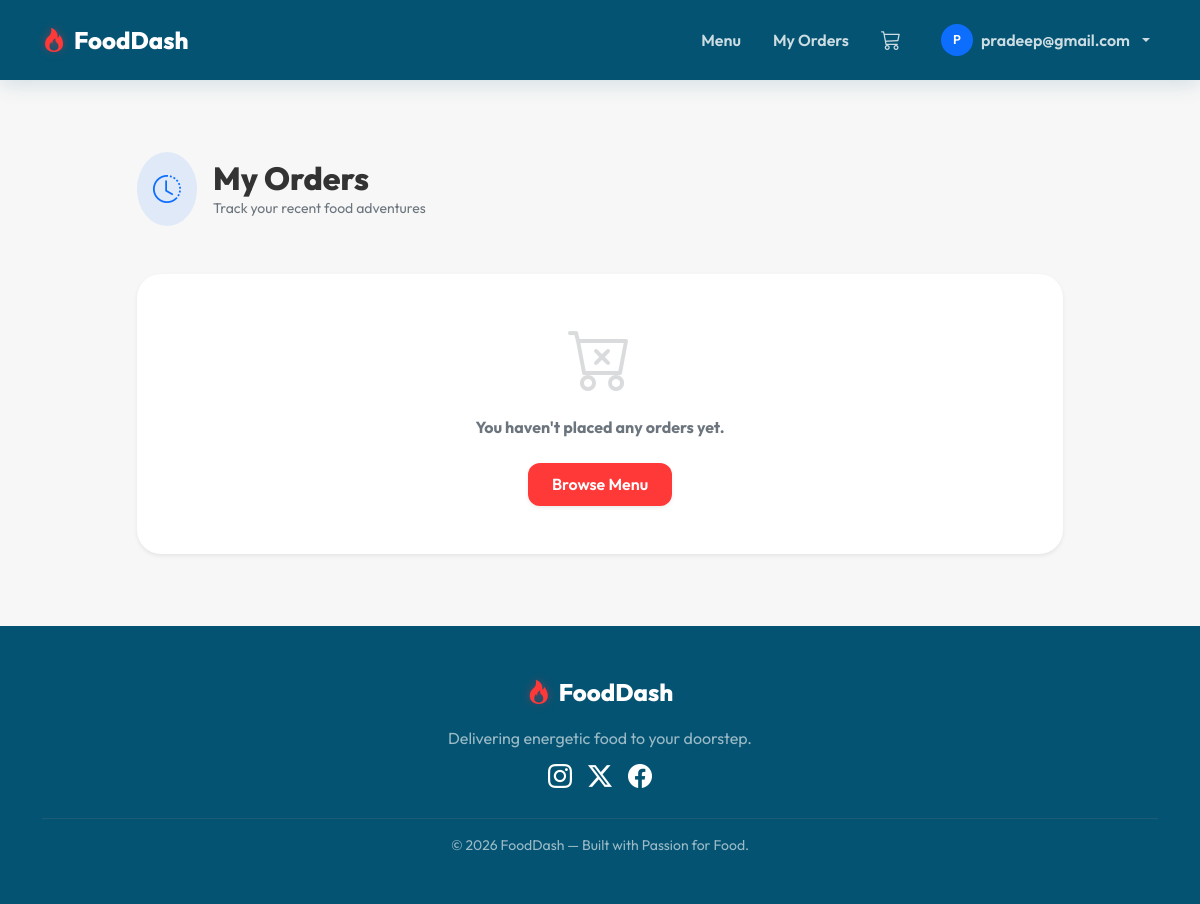
The app's page /my-orders (signed in), older data.
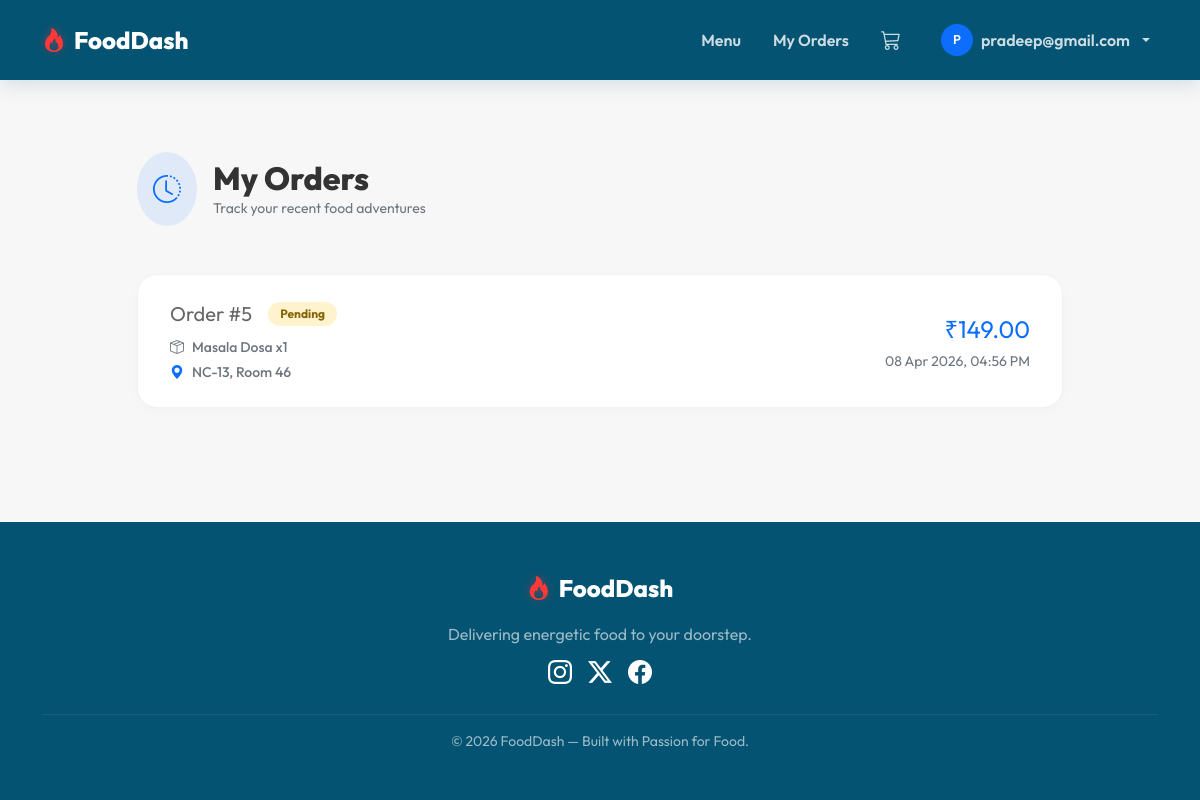
The same page, newer data.
### backent/models.py (models this page shows, shortened)
class Order(db.Model):
    __tablename__ = "orders"
    id = db.Column(db.Integer, primary_key=True)
    user_id = db.Column(db.Integer, db.ForeignKey("users.id"), nullable=False)
    items_summary = db.Column(db.Text, nullable=False)
    total_price = db.Column(db.Float, nullable=False)
    delivery_address = db.Column(db.Text, nullable=False)
    status = db.Column(db.String(30), nullable=False, default="Pending")
    created_at = db.Column(db.DateTime, nullable=False, default=datetime.utcnow)

### backent/app.py (the view)
@app.route("/my-orders")
@login_required
def my_orders():
    orders = Order.query.filter_by(user_id=current_user.id).order_by(Order.id.desc()).all()
    return render_template("my_orders.html", orders=orders)

### backent/app.py (called while the page is built)
@login_manager.user_loader
def load_user(user_id):
    return User.query.get(int(user_id))

### templates/my_orders.html (shortened to what this page needs)
{% extends "base.html" %}
{% block content %}
<div class="row py-4">
    <div class="col-lg-10 mx-auto">
        <div class="d-flex align-items-center mb-5">
            <div class="bg-primary bg-opacity-10 text-primary p-3 rounded-circle me-3">
                <i class="bi bi-clock-history fs-3"></i>
            </div>
            <div>
                <h2 class="fw-800 mb-0">My Orders</h2>
                <p class="text-secondary small mb-0">Track your recent food adventures</p>
            </div>
        </div>
        {% if orders %}
            {% for order in orders %}
            <div class="order-card">
                <div class="row align-items-center">
                    <div class="col-md-8">
                        <div class="d-flex align-items-center gap-3 mb-2">
                            <span class="fw-800 fs-5 text-heading">Order #{{ order.id }}</span>
                            <span class="badge badge-status
                                {% if order.status == 'Pending' %}status-pending
                                {% elif order.status == 'Confirmed' %}status-confirmed
                                {% elif order.status == 'Rejected' %}status-rejected
                                {% else %}status-delivered{% endif %}">
                                {{ order.status }}
                            </span>
                        </div>
                        <p class="text-secondary small fw-medium mb-1"><i class="bi bi-box-seam me-2"></i>{{ order.items_summary }}</p>
                        <p class="text-secondary small fw-medium mb-0"><i class="bi bi-geo-alt-fill me-2 text-primary"></i>{{ order.delivery_address }}</p>
                    </div>
                    <div class="col-md-4 text-md-end mt-3 mt-md-0">
                        <span class="fw-800 fs-4 text-primary">₹{{ "%.2f"|format(order.total_price) }}</span>
                        <div class="text-secondary small mt-1">{{ order.created_at.strftime('%d %b %Y, %I:%M %p') }}</div>
                    </div>
                </div>
            </div>
            {% endfor %}
        {% else %}
            <div class="text-center py-5 card shadow-sm border-0" style="border-radius: 1.5rem;">
                <i class="bi bi-cart-x display-3 text-secondary opacity-25"></i>
                <p class="text-secondary mt-3 fw-bold">You haven't placed any orders yet.</p>
                <div class="mt-2">
                    <a href="{{ url_for('menu') }}" class="btn btn-primary px-4 shadow-sm">Browse Menu</a>
                </div>
            </div>
        {% endif %}
    </div>
</div>
{% endblock %}

Row changes from the older to the newer data that the page shows:
added Order: id "5", status "Pending", items_summary "Masala Dosa x1", delivery_address "NC-13, Room 46", total_price "149.00", created_at "08 Apr 2026, 04:56 PM"
Text that changed along with them:
text no longer shown: "You haven't placed any orders yet. Browse Menu"
